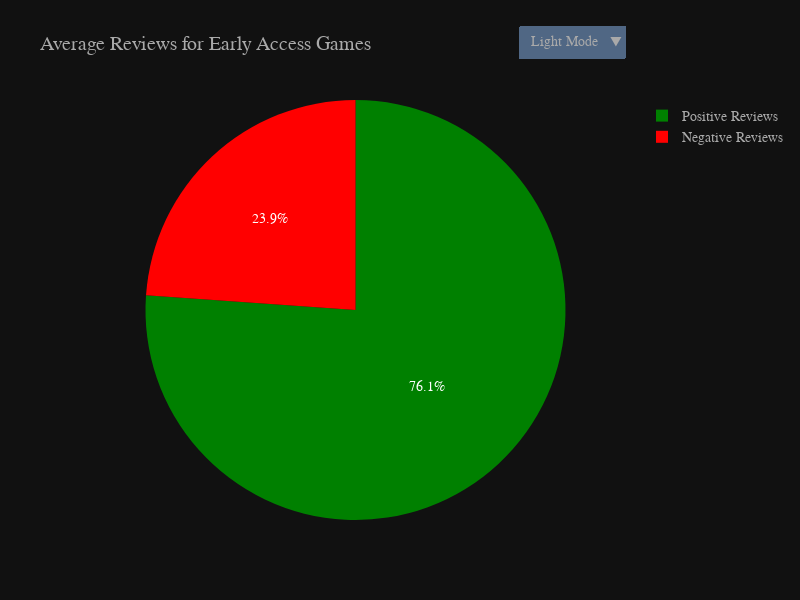

Write notebook code for a chart like this one.
### Markdown cell above
## 5. How do Early Access games affect review scores?

### Code cell
# Define variables
df_early_access = df[df['early_access'] == True]
avg_positive_reviews_early_access = df_early_access['positive_ratings'].mean()
avg_negative_reviews_early_access = df_early_access['negative_ratings'].mean()

# Prepare data for the pie chart
review_data = {
    'Review Type': ['Positive Reviews', 'Negative Reviews'],
    'Average Reviews': [avg_positive_reviews_early_access, avg_negative_reviews_early_access]
}

# Create the pie chart
fig = px.pie(
    review_data, 
    names='Review Type', 
    values='Average Reviews', 
    title="Average Reviews for Early Access Games",
    color='Review Type', 
    color_discrete_map={'Positive Reviews': 'green', 'Negative Reviews': 'red'}
)

# Update layout for dark mode and other settings
fig.update_layout(
    font=dict(family='Helvetica', size=14, color='rgb(169, 169, 169)'),
    template="plotly_dark",  
    height=600,
    width=800
)

# Light/Dark Mode Button
fig.update_layout(
    updatemenus=[{
        'buttons': [
            {
                'label': 'Light Mode',
                'method': 'relayout',
                'args': ['template', 'plotly_white'],  
            },
            {
                'label': 'Dark Mode',
                'method': 'relayout',
                'args': ['template', 'plotly_dark'],  
            }
        ],
        'direction': 'down',  
        'showactive': True,
        'x': 1,  
        'xanchor': 'right',  
        'y': 1.2,  
        'yanchor': 'top',  
        'pad': {'r': 5, 't': 10},  
    }]
)

fig.show()

### Figure 1 — Plotly figure (JSON) as saved in the notebook; plotly's stock layout.template omitted (floating-point values rounded to 4 significant figures)
{"data": [{"customdata": [["Positive Reviews"], ["Negative Reviews"]], "domain": {"x": [0, 1], "y": [0, 1]}, "hovertemplate": "Review Type=%{customdata[0]}<br>Average Reviews=%{value}<extra></extra>", "labels": ["Positive Reviews", "Negative Reviews"], "legendgroup": "", "marker": {"colors": ["green", "red"]}, "name": "", "showlegend": true, "type": "pie", "values": [388.3, 121.8]}], "layout": {"font": {"color": "rgb(169, 169, 169)", "family": "Helvetica", "size": 14}, "height": 600, "legend": {"tracegroupgap": 0}, "title": {"text": "Average Reviews for Early Access Games"}, "updatemenus": [{"buttons": [{"args": ["template", "plotly_white"], "label": "Light Mode", "method": "relayout"}, {"args": ["template", "plotly_dark"], "label": "Dark Mode", "method": "relayout"}], "direction": "down", "pad": {"r": 5, "t": 10}, "showactive": true, "x": 1, "xanchor": "right", "y": 1.2, "yanchor": "top"}], "width": 800}}
